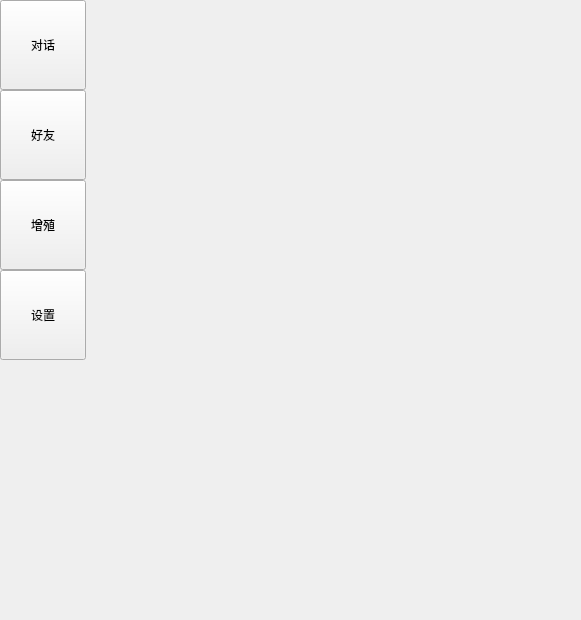
<?xml version="1.0" encoding="UTF-8"?>
<ui version="4.0">
 <class>MainUi</class>
 <widget class="QWidget" name="MainUi">
  <property name="geometry">
   <rect>
    <x>0</x>
    <y>0</y>
    <width>581</width>
    <height>620</height>
   </rect>
  </property>
  <property name="windowTitle">
   <string>Form</string>
  </property>
  <layout class="QGridLayout" name="gridLayout_2">
   <property name="leftMargin">
    <number>0</number>
   </property>
   <property name="topMargin">
    <number>0</number>
   </property>
   <property name="rightMargin">
    <number>0</number>
   </property>
   <property name="bottomMargin">
    <number>0</number>
   </property>
   <property name="spacing">
    <number>0</number>
   </property>
   <item row="0" column="0">
    <widget class="QWidget" name="sideBar" native="true">
     <layout class="QGridLayout" name="gridLayout">
      <property name="leftMargin">
       <number>0</number>
      </property>
      <property name="topMargin">
       <number>0</number>
      </property>
      <property name="rightMargin">
       <number>0</number>
      </property>
      <property name="bottomMargin">
       <number>0</number>
      </property>
      <property name="spacing">
       <number>0</number>
      </property>
      <item row="7" column="0">
       <spacer name="verticalSpacer">
        <property name="orientation">
         <enum>Qt::Vertical</enum>
        </property>
        <property name="sizeHint" stdset="0">
         <size>
          <width>20</width>
          <height>40</height>
         </size>
        </property>
       </spacer>
      </item>
      <item row="5" column="0">
       <widget class="QToolButton" name="btnExpand">
        <property name="minimumSize">
         <size>
          <width>86</width>
          <height>90</height>
         </size>
        </property>
        <property name="styleSheet">
         <string notr="true"/>
        </property>
        <property name="text">
         <string>增殖</string>
        </property>
        <property name="icon">
         <iconset resource="../../resources/res.qrc">
          <normaloff>:/icons/user.png</normaloff>:/icons/user.png</iconset>
        </property>
        <property name="iconSize">
         <size>
          <width>48</width>
          <height>48</height>
         </size>
        </property>
        <property name="checkable">
         <bool>true</bool>
        </property>
        <property name="autoExclusive">
         <bool>true</bool>
        </property>
        <property name="toolButtonStyle">
         <enum>Qt::ToolButtonTextUnderIcon</enum>
        </property>
       </widget>
      </item>
      <item row="0" column="0">
       <widget class="QToolButton" name="btnChat">
        <property name="minimumSize">
         <size>
          <width>86</width>
          <height>90</height>
         </size>
        </property>
        <property name="styleSheet">
         <string notr="true"/>
        </property>
        <property name="text">
         <string>对话</string>
        </property>
        <property name="icon">
         <iconset resource="../../resources/res.qrc">
          <normaloff>:/icons/permission.png</normaloff>:/icons/permission.png</iconset>
        </property>
        <property name="iconSize">
         <size>
          <width>48</width>
          <height>48</height>
         </size>
        </property>
        <property name="checkable">
         <bool>true</bool>
        </property>
        <property name="autoExclusive">
         <bool>true</bool>
        </property>
        <property name="toolButtonStyle">
         <enum>Qt::ToolButtonTextUnderIcon</enum>
        </property>
       </widget>
      </item>
      <item row="6" column="0">
       <widget class="QToolButton" name="btnSettings">
        <property name="minimumSize">
         <size>
          <width>86</width>
          <height>90</height>
         </size>
        </property>
        <property name="styleSheet">
         <string notr="true"/>
        </property>
        <property name="text">
         <string>设置</string>
        </property>
        <property name="icon">
         <iconset resource="../../resources/res.qrc">
          <normaloff>:/icons/settings.png</normaloff>:/icons/settings.png</iconset>
        </property>
        <property name="iconSize">
         <size>
          <width>48</width>
          <height>48</height>
         </size>
        </property>
        <property name="checkable">
         <bool>true</bool>
        </property>
        <property name="autoExclusive">
         <bool>true</bool>
        </property>
        <property name="toolButtonStyle">
         <enum>Qt::ToolButtonTextUnderIcon</enum>
        </property>
       </widget>
      </item>
      <item row="2" column="0">
       <widget class="QToolButton" name="btnFriend">
        <property name="minimumSize">
         <size>
          <width>86</width>
          <height>90</height>
         </size>
        </property>
        <property name="styleSheet">
         <string notr="true"/>
        </property>
        <property name="text">
         <string>好友</string>
        </property>
        <property name="icon">
         <iconset resource="../../resources/res.qrc">
          <normaloff>:/icons/user.png</normaloff>:/icons/user.png</iconset>
        </property>
        <property name="iconSize">
         <size>
          <width>48</width>
          <height>48</height>
         </size>
        </property>
        <property name="checkable">
         <bool>true</bool>
        </property>
        <property name="autoExclusive">
         <bool>true</bool>
        </property>
        <property name="toolButtonStyle">
         <enum>Qt::ToolButtonTextUnderIcon</enum>
        </property>
       </widget>
      </item>
     </layout>
    </widget>
   </item>
   <item row="0" column="1">
    <widget class="QStackedWidget" name="stackedWidget">
     <property name="currentIndex">
      <number>-1</number>
     </property>
    </widget>
   </item>
  </layout>
 </widget>
 <resources>
  <include location="../../resources/res.qrc"/>
 </resources>
 <connections/>
</ui>
